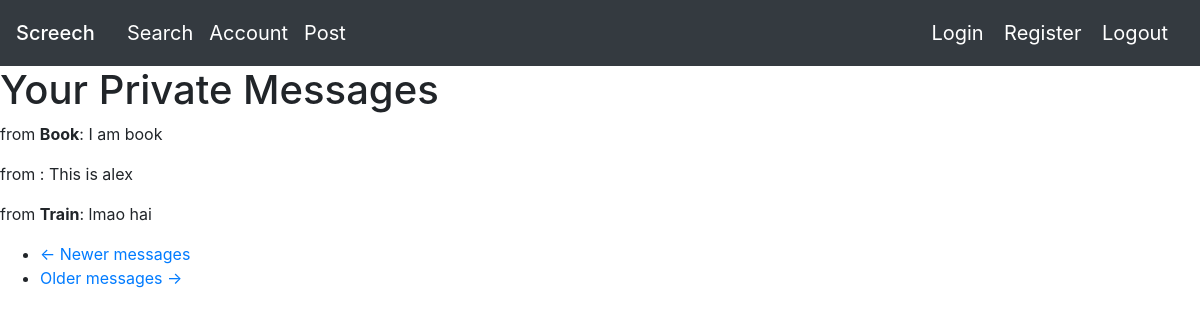
Screenshot of /messages (signed in) with the database file from the repository.
### app/models.py (models this page shows, shortened)
class Message(db.Model):
    id = db.Column(db.Integer, primary_key=True)
    sender_id = db.Column(db.Integer, db.ForeignKey('user.id'))
    recipient_id = db.Column(db.Integer, db.ForeignKey('user.id'))
    body = db.Column(db.String(140))
    timestamp = db.Column(db.DateTime, index=True, default=datetime.utcnow)

class User(db.Model, UserMixin):
    id = db.Column(db.Integer, primary_key = True)
    username = db.Column(db.String(15))
    name = db.Column(db.String(15))
    password = db.Column(db.String(200))
    email = db.Column(db.String(32), unique = True)
    last_message_read_time = db.Column(db.DateTime)
    num_new_private_messages = db.Column(db.Integer)
    changebio = db.Column(db.String(140))
    followed = db.relationship(
        'User', secondary=followers,
        primaryjoin=(followers.c.follower_id == id),
        secondaryjoin=(followers.c.followed_id == id),
        backref=db.backref('followers', lazy='dynamic'), lazy='dynamic')
    messages_sent = db.relationship('Message',
                                    foreign_keys='Message.sender_id',
                                    backref='author', lazy='dynamic')
    messages_received = db.relationship('Message',
                                        foreign_keys='Message.recipient_id',
                                        backref='recipient', lazy='dynamic')
    def zero_new_private_messages(self):
        self.num_new_private_messages = 0

### app/routes.py (the view)
@myapp_obj.route('/messages')
@login_required
def messages():
    db.session.commit()
    current_user.last_message_read_time = datetime.utcnow()
    page = request.args.get('page', 1, type=int)
    messages = current_user.messages_received.order_by(
        Message.timestamp.desc()).paginate(
            page=page, per_page=myapp_obj.config['POSTS_PER_PAGE'],
            error_out=False)
    next_url = url_for('messages', page=messages.next_num) \
        if messages.has_next else None
    prev_url = url_for('messages', page=messages.prev_num) \
        if messages.has_prev else None
    current_user.zero_new_private_messages()
    db.session.commit()
    return render_template('messages.html', messages=messages,
                           next_url=next_url, prev_url=prev_url, User=User)

### app/models.py (called while the page is built)
@login.user_loader
def load_user(id):
    return User.query.get(int(id))

### app/templates/messages.html
{% extends "base.html" %}
{% block mycontent %}
    <h1> Your Private Messages </h1>
    {% for post in messages.items %}
        <P>
            from <b>{{ User.query.get(post.sender_id).name }}</b>:  {{ post.body }}
        </P>
    {% endfor %}
    <nav aria-label="...">
        <ul class="pager">
            <li class="previous{% if not prev_url %} disabled{% endif %}">
                <a href="{{ prev_url or '#' }}">
                    <span aria-hidden="true">&larr;</span> {{ ('Newer messages') }}
                </a>
            </li>
            <li class="next{% if not next_url %} disabled{% endif %}">
                <a href="{{ next_url or '#' }}">
                    {{ ('Older messages') }} <span aria-hidden="true">&rarr;</span>
                </a>
            </li>
        </ul>
    </nav>
{% endblock %}

### rows the page displays
Message: body "I am book"
User: query.get "Book"
Message: body "This is alex"
Message: body "lmao hai"
User: query.get "Train"

### other values shown
{{ ('Newer messages') }} "Newer messages"
{{ ('Older messages') }} "Older messages"
